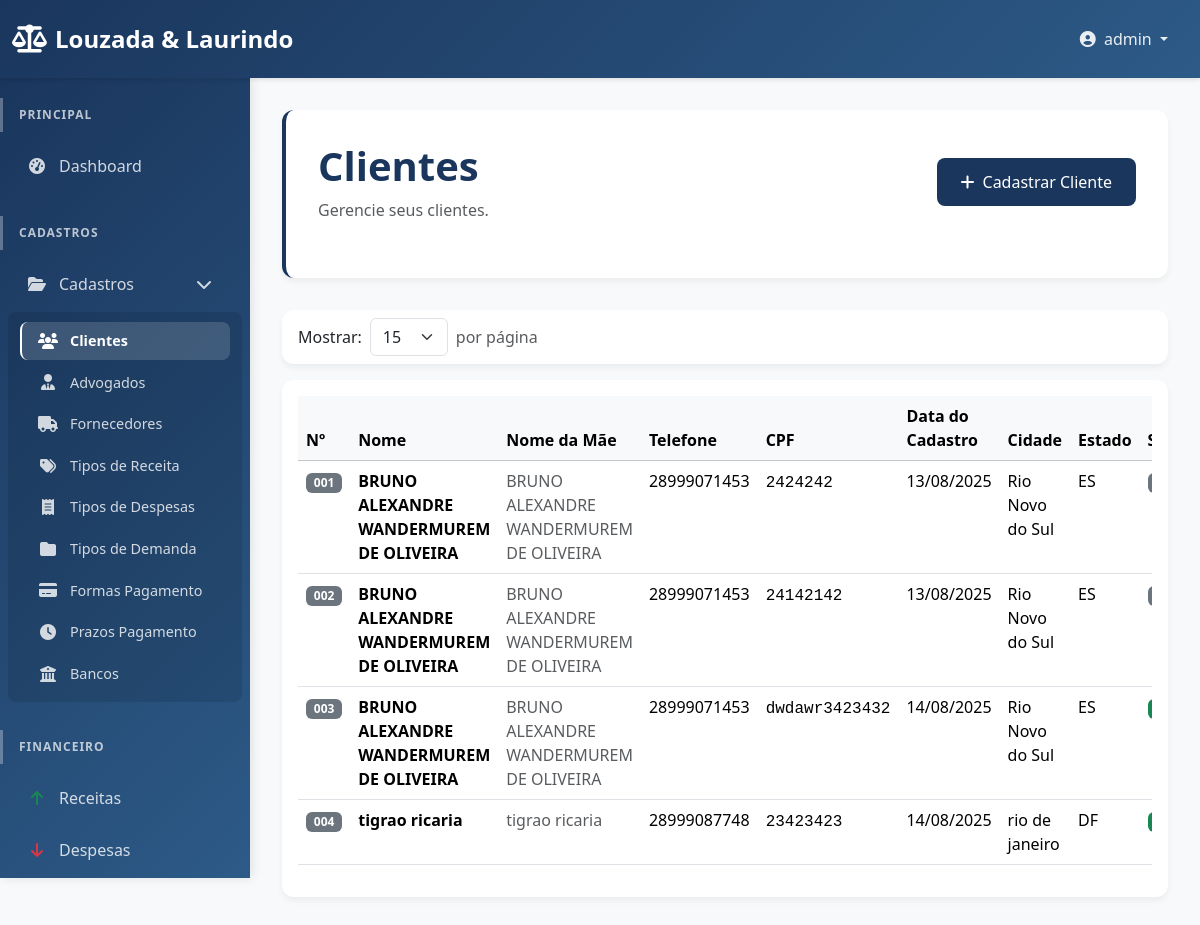
The page /dashboard/clients/ (signed in) on the database as committed earlier.
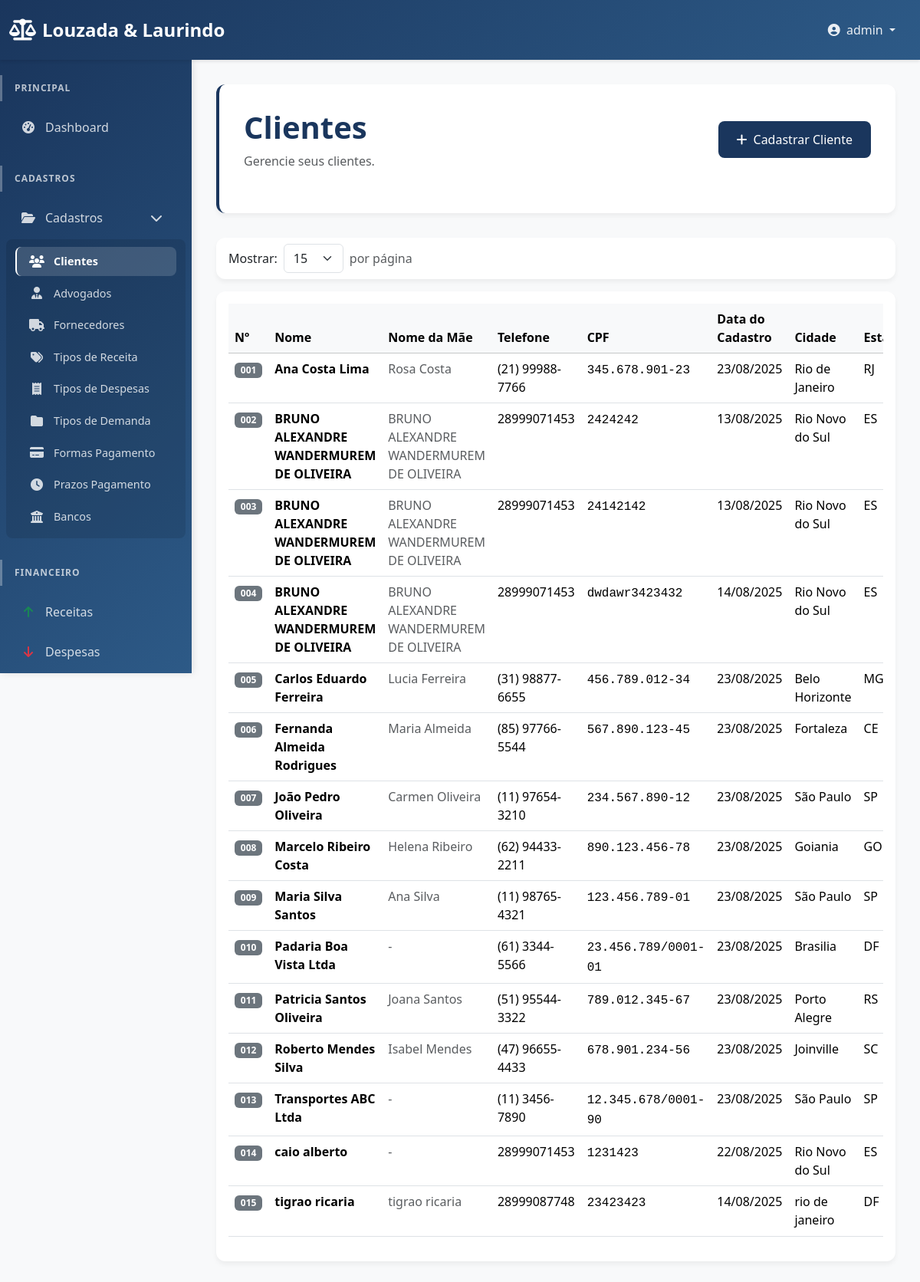
The same page on the database as committed later.
### users/models.py (models this page shows, shortened)
class Lawyer(AbstractUser):
    cpf = models.CharField(max_length=14, unique=True, blank=True, null=True, verbose_name="CPF")
    oab_number = models.CharField(max_length=20, blank=True, null=True, verbose_name="Número OAB")
    STATE_CHOICES = [
        ('AC', 'Acre'), ('AL', 'Alagoas'), ('AP', 'Amapá'), ('AM', 'Amazonas'),
        ('BA', 'Bahia'), ('CE', 'Ceará'), ('DF', 'Distrito Federal'), ('ES', 'Espírito Santo'),
        ('GO', 'Goiás'), ('MA', 'Maranhão'), ('MT', 'Mato Grosso'), ('MS', 'Mato Grosso do Sul'),
        ('MG', 'Minas Gerais'), ('PA', 'Pará'), ('PB', 'Paraíba'), ('PR', 'Paraná'),
        ('PE', 'Pernambuco'), ('PI', 'Piauí'), ('RJ', 'Rio de Janeiro'), ('RN', 'Rio Grande do Norte'),
        ('RS', 'Rio Grande do Sul'), ('RO', 'Rondônia'), ('RR', 'Roraima'), ('SC', 'Santa Catarina'),
        ('SP', 'São Paulo'), ('SE', 'Sergipe'), ('TO', 'Tocantins'),
    ]
    oab_section = models.CharField(max_length=2, choices=STATE_CHOICES, blank=True, null=True, verbose_name="Seccional OAB")
    phone = models.CharField(max_length=20, blank=True, null=True, verbose_name="Telefone")
    pix_key = models.CharField(max_length=255, blank=True, null=True, verbose_name="Chave PIX")
    professional_address = models.TextField(blank=True, null=True, verbose_name="Endereço Profissional")
    registration_date = models.DateField(default=timezone.now, verbose_name="Data de Cadastro")
    enable_publications = models.BooleanField(default=False, verbose_name="Publicações Ativadas")
    enable_login = models.BooleanField(default=True, verbose_name="Login Ativado")
    groups = models.ManyToManyField(
        'auth.Group',
        verbose_name='groups',
        blank=True,
        help_text='The groups this user belongs to. A user will get all permissions granted to each of their groups.',
        related_name="lawyer_set",
        related_query_name="lawyer",
    )
    user_permissions = models.ManyToManyField(
        'auth.Permission',
        verbose_name='user permissions',
        blank=True,
        help_text='Specific permissions for this user.',
        related_name="lawyer_set",
        related_query_name="lawyer",
    )

### dashboard/models.py (models this page shows, shortened)
class Cliente(models.Model):
    nome = models.CharField(max_length=200, verbose_name="Nome")
    nome_mae = models.CharField(max_length=200, blank=True, null=True, verbose_name="Nome da Mãe")
    cpf_cnpj = models.CharField(max_length=20, unique=True, verbose_name="CPF/CNPJ")
    email = models.EmailField(verbose_name="E-mail")
    telefone = models.CharField(max_length=20, verbose_name="Telefone")
    endereco = models.TextField(blank=True, null=True, verbose_name="Endereço")
    cidade = models.CharField(max_length=100, blank=True, null=True, verbose_name="Cidade")
    estado = models.CharField(max_length=2, blank=True, null=True, verbose_name="Estado")
    data_cadastro = models.DateTimeField(auto_now_add=True, verbose_name="Data de Cadastro")
    ativo = models.BooleanField(default=True, verbose_name="Ativo")
    area_cliente_ativa = models.BooleanField(default=False, verbose_name="Área do Cliente Ativa")
    senha_area_cliente = models.CharField(max_length=128, blank=True, null=True, verbose_name="Senha da Área do Cliente")
    class Meta:
        verbose_name = "Cliente"
        verbose_name_plural = "Clientes"
        ordering = ['-data_cadastro']

### dashboard/views.py (the view)
# urls.py: path('clients/', views.cliente_list, name='clients'),
@login_required
def cliente_list(request):
    clientes = Cliente.objects.all().order_by('nome')
    search = request.GET.get('search')
    if search:
        clientes = clientes.filter(
            Q(nome__icontains=search) |
            Q(cpf_cnpj__icontains=search) |
            Q(email__icontains=search)
        )
    status = request.GET.get('status')
    if status == 'ativo':
        clientes = clientes.filter(ativo=True)
    elif status == 'inativo':
        clientes = clientes.filter(ativo=False)
    page_size = request.GET.get('page_size', 15)
    try:
        page_size = int(page_size)
    except ValueError:
        page_size = 15
    paginator = Paginator(clientes, page_size)
    page_number = request.GET.get('page')
    page_obj = paginator.get_page(page_number)
    active_clients_count = Cliente.objects.filter(ativo=True).count()
    clients_with_processes = Cliente.objects.filter(processo__isnull=False).distinct().count()
    today = timezone.now().date()
    inicio_mes = today.replace(day=1)
    new_clients_this_month = Cliente.objects.filter(
        data_cadastro__gte=inicio_mes,
        data_cadastro__lte=today
    ).count()
    lawyers = Lawyer.objects.filter(is_active=True)
    return render(request, 'dashboard/clients.html', {
        'page_obj': page_obj,
        'page_size': page_size,
        'active_clients_count': active_clients_count,
        'clients_with_processes': clients_with_processes,
        'new_clients_this_month': new_clients_this_month,
        'lawyers': lawyers
    })

### dashboard/templates/dashboard/clients.html (shortened to what this page needs)
{% extends 'dashboard/base.html' %}
{% block content %}
<div class="page-header">
    <div class="d-flex justify-content-between align-items-center mb-4">
        <div>
            <h1>Clientes</h1>
            <p class="text-muted">Gerencie seus clientes.</p>
        </div>
        <div>
            <button type="button" class="btn btn-primary" data-bs-toggle="modal" data-bs-target="#clientModal">
                <i class="fas fa-plus me-2"></i>Cadastrar Cliente
            </button>
        </div>
    </div>
</div>
<div class="card mb-3">
    <div class="card-body py-2">
        <form method="get" class="d-flex align-items-center">
            <label class="me-2">Mostrar:</label>
            <select name="page_size" class="form-select me-2" style="width: auto;" onchange="this.form.submit()">
                <option value="15" {% if page_size == 15 %}selected{% endif %}>15</option>
            </select>
            <span class="text-muted">por página</span>
        </form>
    </div>
</div>
<div class="card">
    <div class="card-body">
        <div class="table-responsive">
            <table class="table table-hover">
                <thead class="table-light">
                    <tr>
                        <th width="60">Nº</th>
                        <th>Nome</th>
                        <th>Nome da Mãe</th>
                        <th>Telefone</th>
                        <th>CPF</th>
                        <th>Data do Cadastro</th>
                        <th>Cidade</th>
                        <th>Estado</th>
                        <th>Status</th>
                    </tr>
                </thead>
                <tbody>
                    {% for client in page_obj %}
                    <tr>
                        <td>
                            <span class="badge bg-secondary">
                                {{ forloop.counter|add:page_obj.start_index|add:"-1"|stringformat:"03d" }}
                            </span>
                        </td>
                        <td class="fw-semibold">{{ client.nome }}</td>
                        <td class="text-muted">{{ client.nome_mae|default:"-" }}</td>
                        <td>{{ client.telefone }}</td>
                        <td>
                            <span class="font-monospace">{{ client.cpf_cnpj }}</span>
                        </td>
                        <td>{{ client.data_cadastro|date:"d/m/Y" }}</td>
                        <td>{{ client.cidade|default:"-" }}</td>
                        <td>{{ client.estado|default:"-" }}</td>
                        <td>
                            {% if client.ativo %}
                                <span class="badge bg-success">Ativo</span>
                            {% else %}
                                <span class="badge bg-secondary">Inativo</span>
                            {% endif %}
                        </td>
                    </tr>
                    {% endfor %}
                </tbody>
            </table>
        </div>
    </div>
</div>
{% endblock %}

### dashboard/templates/dashboard/base.html (shortened to what this page needs)
<!doctype html>
<html lang="pt-BR">
<head>
    <link href="https://cdn.jsdelivr.net/npm/bootstrap@5.3.3/dist/css/bootstrap.min.css" rel="stylesheet">
    <link href="https://cdnjs.cloudflare.com/ajax/libs/font-awesome/6.4.0/css/all.min.css" rel="stylesheet">
    {% load static %}
    <link href="{% static 'dashboard/css/custom.css' %}" rel="stylesheet">
</head>
<body>
    {% if user.is_authenticated %}
    <nav class="navbar navbar-expand-lg navbar-dark sticky-top">
        <div class="container-fluid">
            <a class="navbar-brand" href="{% url 'dashboard:home' %}">
                <i class="fas fa-balance-scale"></i>
                Louzada & Laurindo
            </a>
            <div class="collapse navbar-collapse" id="navbarNav">
                <ul class="navbar-nav ms-auto">
                    <li class="nav-item dropdown">
                        <a class="nav-link dropdown-toggle" href="#" id="navbarDropdown" role="button" data-bs-toggle="dropdown" aria-expanded="false">
                            <i class="fas fa-user-circle me-1"></i>
                            {{ user.get_full_name|default:user.username }}
                        </a>
                    </li>
                </ul>
            </div>
        </div>
    </nav>
    <div class="d-flex">
        <div class="offcanvas-lg offcanvas-start sidebar" tabindex="-1" id="sidebarMenu" aria-labelledby="sidebarMenuLabel">
            <div class="offcanvas-body d-flex flex-column">
                <nav class="nav flex-column flex-grow-1">
                    <div class="nav-section">
                        <div class="nav-section-title">Principal</div>
                        <ul class="nav flex-column">
                            <li class="nav-item">
                                <a class="nav-link {% if request.resolver_match.url_name == 'home' %}active{% endif %}" href="{% url 'dashboard:home' %}">
                                    <i class="fas fa-tachometer-alt"></i>
                                    Dashboard
                                </a>
                            </li>
                        </ul>
                    </div>
                    <div class="nav-section">
                        <div class="nav-section-title">Cadastros</div>
                        <ul class="nav flex-column">
                            <li class="nav-item">
                                <a class="nav-link" data-bs-toggle="collapse" href="#cadastros-submenu" role="button" aria-expanded="true" aria-controls="cadastros-submenu">
                                    <i class="fas fa-folder-open"></i>
                                    Cadastros
                                    <i class="fas fa-chevron-down ms-auto"></i>
                                </a>
                                <div class="collapse show submenu" id="cadastros-submenu">
                                    <ul class="nav flex-column">
                                        <li class="nav-item">
                                            <a class="nav-link {% if request.resolver_match.url_name == 'clients' %}active{% endif %}" href="{% url 'dashboard:clients' %}">
                                                <i class="fas fa-users"></i>
                                                Clientes
                                            </a>
                                        </li>
                                        <li class="nav-item">
                                            <a class="nav-link {% if request.resolver_match.url_name == 'lawyers' %}active{% endif %}" href="{% url 'dashboard:lawyers' %}">
                                                <i class="fas fa-user-tie"></i>
                                                Advogados
                                            </a>
                                        </li>
                                        <li class="nav-item">
                                            <a class="nav-link" href="#">
                                                <i class="fas fa-truck"></i>
                                                Fornecedores
                                            </a>
                                        </li>
                                        <li class="nav-item">
                                <a class="nav-link" href="{% url 'dashboard:tipo_receita_list' %}">
                                    <i class="fas fa-tags"></i>
                                    Tipos de Receita
                                </a>
                            </li>
                                        <li class="nav-item">
                                            <a class="nav-link" href="{% url 'dashboard:tipo_despesa_list' %}">
                                                <i class="fas fa-receipt"></i>
                                                Tipos de Despesas
                                            </a>
                                        </li>
                                        <li class="nav-item">
                                            <a class="nav-link" href="{% url 'dashboard:tipo_demanda_list' %}">
                                                <i class="fas fa-folder"></i>
                                                Tipos de Demanda
                                            </a>
                                        </li>
                                        <li class="nav-item">
                                            <a class="nav-link" href="{% url 'dashboard:forma_pagamento_list' %}">
                                                <i class="fas fa-credit-card"></i>
                                                Formas Pagamento
                                            </a>
                                        </li>
                                        <li class="nav-item">
                                            <a class="nav-link" href="{% url 'dashboard:prazo_pagamento_list' %}">
                                                <i class="fas fa-clock"></i>
                                                Prazos Pagamento
                                            </a>
                                        </li>
                                        <li class="nav-item">
                                            <a class="nav-link" href="{% url 'dashboard:banco_list' %}">
                                                <i class="fas fa-university"></i>
                                                Bancos
                                            </a>
                                        </li>
                                    </ul>
                                </div>
                            </li>
                        </ul>
                    </div>
                    <div class="nav-section">
                        <div class="nav-section-title">Financeiro</div>
                        <ul class="nav flex-column">
                            <li class="nav-item">
                                <a class="nav-link" href="{% url 'dashboard:receitas' %}">
                                    <i class="fas fa-arrow-up text-success"></i>
                                    Receitas
                                </a>
                            </li>
                            <li class="nav-item">
                                <a class="nav-link" href="#">
                                    <i class="fas fa-arrow-down text-danger"></i>
                                    Despesas
                                </a>
                            </li>
                            <li class="nav-item">
                            </li>
                        </ul>
                    </div>
                </nav>
            </div>
        </div>
        <div class="main-content flex-grow-1">
            {% block content %}
            {% endblock %}
        </div>
    </div>
    {% else %}
    <div class="container-fluid h-100">
        {% block login_content %}
        {% endblock %}
    </div>
    {% endif %}
</body>
</html>

Rows that differ between the two databases and show on the page:
added Cliente: nome "Ana Costa Lima", nome_mae "Rosa Costa", telefone "(21) 99988-7766", cpf_cnpj "345.678.901-23", data_cadastro "23/08/2025", cidade "Rio de Janeiro", estado "RJ"
changed Cliente (number 2 of 15 on the later page): ativo False → True (drawn)
added Cliente: nome "Carlos Eduardo Ferreira", nome_mae "Lucia Ferreira", telefone "(31) 98877-6655", cpf_cnpj "456.789.012-34", data_cadastro "23/08/2025", cidade "Belo Horizonte", estado "MG"
added Cliente: nome "Fernanda Almeida Rodrigues", nome_mae "Maria Almeida", telefone "(85) 97766-5544", cpf_cnpj "567.890.123-45", data_cadastro "23/08/2025", cidade "Fortaleza", estado "CE"
added Cliente: nome "João Pedro Oliveira", nome_mae "Carmen Oliveira", telefone "(11) 97654-3210", cpf_cnpj "234.567.890-12", data_cadastro "23/08/2025", cidade "São Paulo", estado "SP"
added Cliente: nome "Marcelo Ribeiro Costa", nome_mae "Helena Ribeiro", telefone "(62) 94433-2211", cpf_cnpj "890.123.456-78", data_cadastro "23/08/2025", cidade "Goiania", estado "GO"
added Cliente: nome "Maria Silva Santos", nome_mae "Ana Silva", telefone "(11) 98765-4321", cpf_cnpj "123.456.789-01", data_cadastro "23/08/2025", cidade "São Paulo", estado "SP"
added Cliente: nome "Padaria Boa Vista Ltda", nome_mae "-", telefone "(61) 3344-5566", cpf_cnpj "23.456.789/0001-01", data_cadastro "23/08/2025", cidade "Brasilia", estado "DF"
added Cliente: nome "Patricia Santos Oliveira", nome_mae "Joana Santos", telefone "(51) 95544-3322", cpf_cnpj "789.012.345-67", data_cadastro "23/08/2025", cidade "Porto Alegre", estado "RS"
added Cliente: nome "Roberto Mendes Silva", nome_mae "Isabel Mendes", telefone "(47) 96655-4433", cpf_cnpj "678.901.234-56", data_cadastro "23/08/2025", cidade "Joinville", estado "SC"
added Cliente: nome "Transportes ABC Ltda", nome_mae "-", telefone "(11) 3456-7890", cpf_cnpj "12.345.678/0001-90", data_cadastro "23/08/2025", cidade "São Paulo", estado "SP"
added Cliente: nome "caio alberto", nome_mae "-", telefone "28999071453", cpf_cnpj "1231423", data_cadastro "22/08/2025", cidade "Rio Novo do Sul", estado "ES"
changed Cliente "tigrao ricaria": ativo True → False (drawn)
